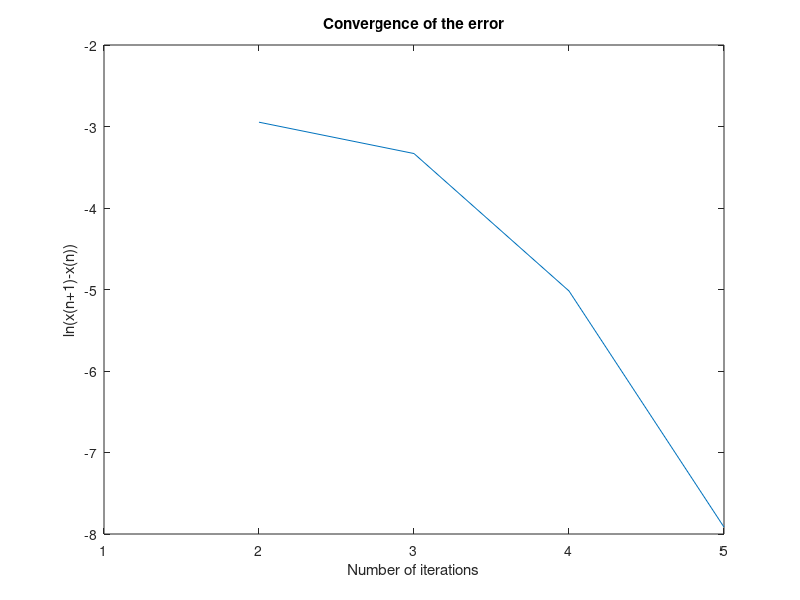

Write the MATLAB code that produced this figure.
% Functions. Comment/uncomment to swictch
f = @(x) x+1-2*sin(pi*x);
%f = @(x) x^2-4*x+4-log(x);

% Global Conditions
low = 0.5;
high = 1;
r0 = 0.5;
r1 = 1;
tol = 10^-5;
x_star = 0.681975;

%Initialize
n=1;
r = r1 - f(r1)*(r1-r0)/(f(r1)-f(r0));
approx(n) = r;

%%
while abs(r-r1) >= tol
    r0 = r1;
    r1 = r;
    r = r1 - f(r1)*(r1-r0)/(f(r1)-f(r0));
    n = n+1;
    approx(n) = r;
end

%Error Convergence Plot
for i=2:n-1
    abs_error(i) = abs(approx(i)-approx(i-1));
end

plot(1:i,log(abs_error))
ylabel('ln(x(n+1)-x(n))')
xlabel('Number of iterations')
title('Convergence of the error')

%Table Builder
table=zeros(4);
I1=2%round(i/4);
I2=round(2*i/4);

table(1,:)=[1 approx(1) f(approx(1)) abs(f(approx(1)-f(x_star)))];
table(2,:)=[I1 approx(I1) f(approx(I1)) abs(f(approx(I1)-f(x_star)))];
table(3,:)=[I2 approx(I2) f(approx(I2)) abs(f(approx(I2)-f(x_star)))];
table(4,:)=[i approx(i) f(approx(i)) abs(f(approx(i)-f(x_star)))];

